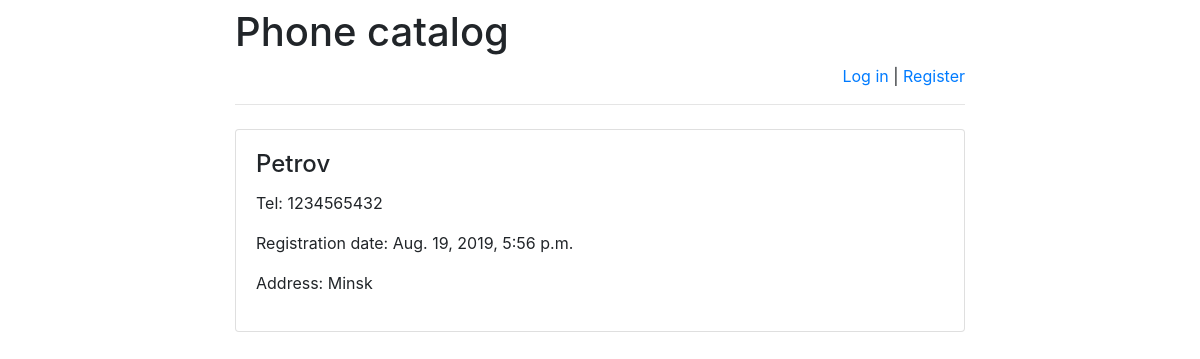
The app's page /phone_catalog/2/ with its own data.
### PhoneCatalog/models.py (models this page shows)
class PhoneCatalog(models.Model):
    name = models.CharField(max_length = 255)
    reg_date = models.DateTimeField()
    address = models.CharField(max_length = 255)
    phone = models.CharField(max_length = 30)

### PhoneCatalog/views.py (the view)
# urls.py: url(r'^([0-9]+)/$', views.phone, name='phone'),
def phone(request, phone_id):
    error_message = None
    if "error_message" in request.GET:
        error_message = request.GET["error_message"]
    return render(request, "phone.html", {
        "phone": get_object_or_404(PhoneCatalog, pk=phone_id),
        "error_message": error_message
    })

### PhoneCatalog/templates/phone.html (shortened to what this page needs)
{% extends 'base.html' %}
{% block main %}
    <h4 class="card-title">{{ phone.name }}</h4>
    <p>Tel: {{ phone.phone }}</p>
    <p>Registration date: {{ phone.reg_date }}</p>
    <p>Address: {{ phone.address }}</p>
{% endblock %}

### records on screen
PhoneCatalog: name "Petrov", phone "1234565432", reg_date "Aug. 19, 2019, 5:56 p.m.", address "Minsk"
